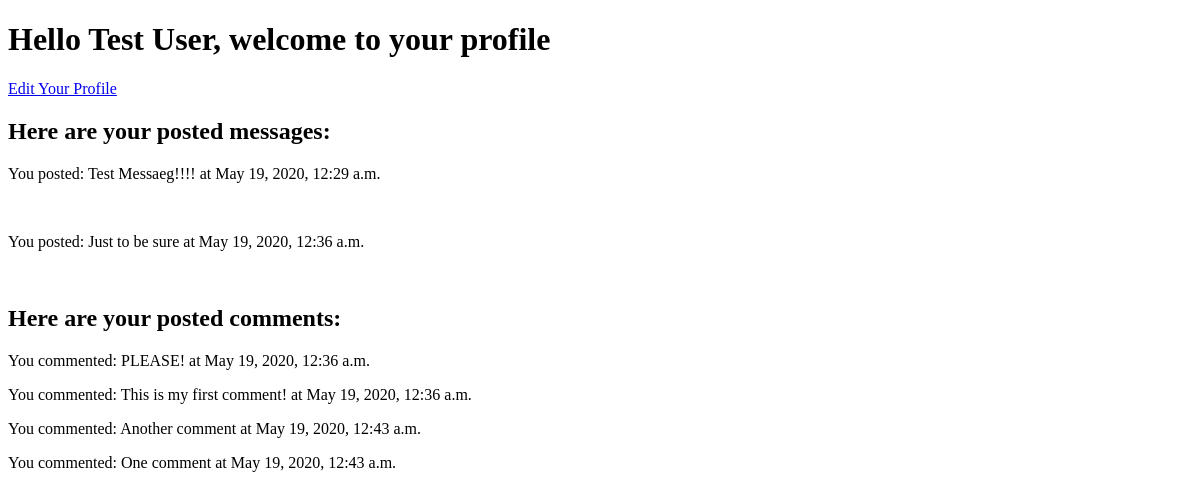
The page /profile/5 on the database as committed earlier.
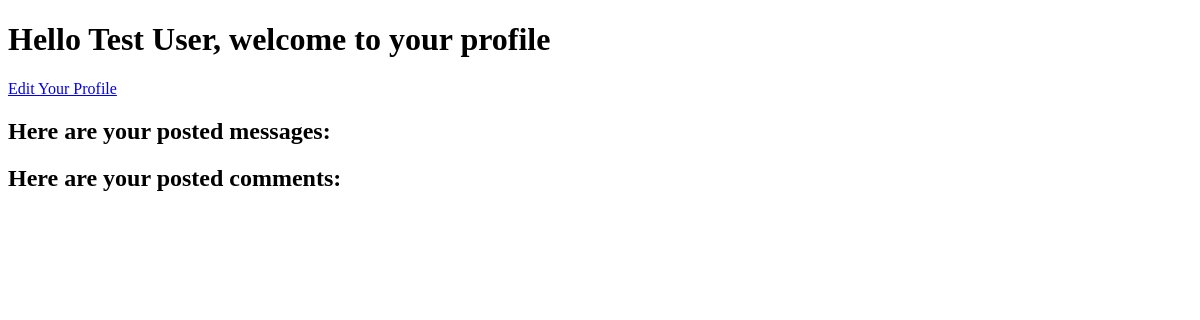
The same page on the database as committed later.
### log_reg/models.py (models this page shows)
class Message(models.Model):
    message = models.CharField(max_length=255)
    poster = models.ForeignKey(User, related_name='messages', on_delete=models.CASCADE)
    created_at = models.DateTimeField(auto_now=True)
    likes = models.ManyToManyField(User, related_name="messages_likes")
    updated_at = models.DateTimeField(auto_now_add=True)

class Comment(models.Model):
    comment = models.CharField(max_length=255)
    poster = models.ForeignKey(User, related_name='comments', on_delete=models.CASCADE)
    message = models.ForeignKey(Message, related_name='comments', on_delete=models.CASCADE)
    created_at = models.DateTimeField(auto_now=True)
    updated_at = models.DateTimeField(auto_now_add=True)

### log_reg/views.py (the view)
# urls.py: path('profile/<int:user_id>', views.profile),
def profile(request, user_id):
    context = {
        'user': User.objects.get(id=user_id)
    }
    return render(request, 'profile.html', context)

### log_reg/templates/profile.html (shortened to what this page needs)
<!DOCTYPE html>
<html lang="en">
<head>
</head>
<body>
    <h1>Hello {{user.first_name}} {{user.last_name}}, welcome to your profile</h1>
    <a href="/edit/{{user.id}}">Edit Your Profile</a>
    <h2>Here are your posted messages:</h2>
    {% for mess in user.messages.all %}
    <p>You posted: {{mess.message}} at {{mess.created_at}}</p><br>
    {% endfor %}
    <h2>Here are your posted comments:</h2>
    {% for comm in user.comments.all %}
    <p>You commented: {{comm.comment}} at {{comm.created_at}}</p>
    {% endfor %}
</body>
</html>

Rows that differ between the two databases and show on the page:
removed Message: message "Test Messaeg!!!!", created_at "May 19, 2020, 12:29 a.m."
removed Message: message "Just to be sure", created_at "May 19, 2020, 12:36 a.m."
removed Comment: comment "PLEASE!", created_at "May 19, 2020, 12:36 a.m."
removed Comment: comment "This is my first comment!", created_at "May 19, 2020, 12:36 a.m."
removed Comment: comment "Another comment", created_at "May 19, 2020, 12:43 a.m."
removed Comment: comment "One comment", created_at "May 19, 2020, 12:43 a.m."
